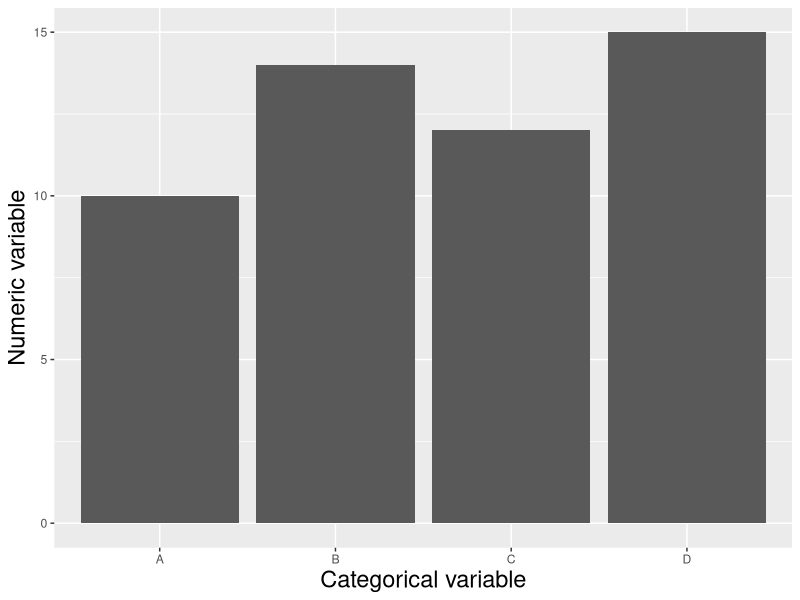

Reproduce this figure in R. (Note: this script raises an error after producing the figure.)
## ---- chunk 1
#| eval: true
#| echo: false
#| fig-align: "center"
library(tidyverse)

data <- tribble(
  ~group, ~value,
  "A", 10,
  "B", 14, 
  "C", 12,
  "D", 15
)

ggplot(data, aes(x = group, y = value)) +
  geom_col() + 
  labs(x = "Categorical variable",
       y = "Numeric variable") +
  theme(axis.title = element_text(size = 17)) 
## ---- chunk 2
knitr::include_graphics(here::here("course-materials", "images", "lecture-slides", "hucs-explained.png"))
